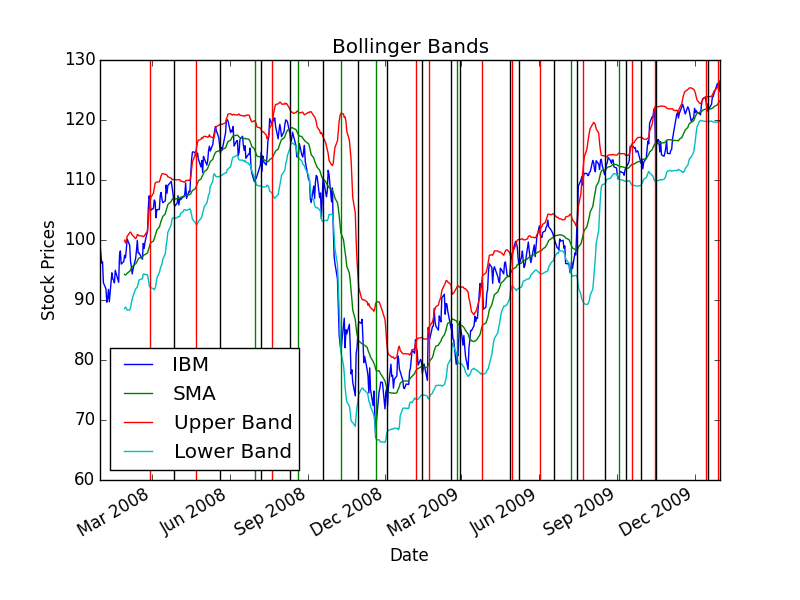

Reproduce this figure in Python.
"""MC2-P2: Technical Analysis Strategies."""
import os.path
import pandas as pd
import matplotlib.pyplot as plt
import numpy as np
from datetime import date

from numpy import convolve

# import from the previous projects
from util import get_data, plot_data 
from marketsim import compute_portvals
from portfolio.analysis import get_portfolio_value, get_portfolio_stats

filename = "orders.txt"

def plot_bollinger_data(df, symbols, window, title="Bollinger Bands", xlabel="Date", ylabel="Stock Prices"):
    if os.path.exists(filename):
        os.remove(filename);
    file = open(filename, 'w+')
    ax = df.plot(title=title)
    ax.set_xlabel(xlabel)
    ax.set_ylabel(ylabel)
    long_entry = False
    short_entry = False
    index = 0
    currentCash = 10000
    currentLongStock = 0
    currentShortStock = 0
    file.write("Date,Symbol,Order,Shares\n")
    while index < len(df.index):
        
        if(index > window):
            if(df[symbols][index - 1] < df['Lower Band'][index - 1] and df[symbols][index] > df['Lower Band'][index] and not long_entry):
                plt.axvline(df.index[index], color='g')
                currentCash -= 100*df[symbols][index]
                currentLongStock += 100
                file.write(str(df.index[index].date())+","+symbols+",BUY,100\n")
                long_entry = True
            elif(df[symbols][index - 1] < df['SMA'][index - 1] and df[symbols][index] > df['SMA'][index] and long_entry):
                plt.axvline(df.index[index], color='k')
                currentCash += currentLongStock*df[symbols][index]
                file.write(str(df.index[index].date())+","+symbols+",SELL,"+str(currentLongStock)+"\n")
                currentLongStock = 0
                long_entry = False
            elif(df[symbols][index - 1] > df['Upper Band'][index - 1] and df[symbols][index] < df['Upper Band'][index] and not short_entry):
                plt.axvline(str(df.index[index]), color='r')
                currentCash += 100*df[symbols][index]
                file.write(str(df.index[index].date())+","+symbols+",SELL,100\n")
                currentShortStock += 100
                short_entry = True
            elif(df[symbols][index - 1] > df['SMA'][index - 1] and df[symbols][index] < df['SMA'][index] and short_entry):
                plt.axvline(df.index[index], color='k')
                currentCash -= currentShortStock*df[symbols][index]
                file.write(str(df.index[index].date())+","+symbols+",BUY,"+str(currentShortStock)+"\n")
                currentShortStock = 0
                short_entry = False

        index += 1
    file.close()
    plt.savefig('bollinger_strategy.png')

def plot_normalized_data(df, title="Daily portfolio values", xlabel="Date", ylabel="Normalized prices"):
    df = df / df.ix[0,:] 
    ax = df.plot(title=title)
    ax.set_xlabel(xlabel)
    ax.set_ylabel(ylabel)
    plt.savefig('bollinger_strategy_back_test.png')

def build_bollinger_band(symbols, start_date, end_date, window, start_val):
    dates = pd.date_range(start_date, end_date)
    prices_all = get_data([symbols], dates)  # automatically adds SPY
    prices = prices_all[symbols]  # only portfolio symbols
    SPY_prices = prices_all['SPY'] 
    sma = pd.rolling_mean(prices, window)

    sma_std = pd.rolling_std(prices, window)

    upper_band = sma + 2*sma_std
    lower_band = sma - 2*sma_std
    bollinger_df = pd.DataFrame(prices)
    bollinger_df['SMA'] = sma
    bollinger_df['Upper Band'] = upper_band
    bollinger_df['Lower Band'] = lower_band
    plot_bollinger_data(bollinger_df, symbols, window)

    # Process orders
    portvals = compute_portvals(start_date, end_date, filename, start_val)
    if isinstance(portvals, pd.DataFrame):
        portvals = portvals[portvals.columns[0]]  # if a DataFrame is returned select the first column to get a Series

    df_portfolio = pd.DataFrame(SPY_prices)
    df_portfolio['Portfolio'] = portvals

    # Get portfolio stats
    cum_ret, avg_daily_ret, std_daily_ret, sharpe_ratio = get_portfolio_stats(portvals)

     # Simulate a $SPX-only reference portfolio to get stats
    prices_SPY = get_data(['SPY'], pd.date_range(start_date, end_date))
    prices_SPY = prices_SPY[['SPY']]  # remove SPY
    portvals_SPY = get_portfolio_value(prices_SPY, [1.0])
    cum_ret_SPY, avg_daily_ret_SPY, std_daily_ret_SPY, sharpe_ratio_SPY = get_portfolio_stats(portvals_SPY)

    # Compare portfolio against $SPX
    print "Data Range: {} to {}".format(start_date, end_date)
    print
    print "Sharpe Ratio of Fund: {}".format(sharpe_ratio)
    print "Sharpe Ratio of SPY: {}".format(sharpe_ratio_SPY)
    print
    print "Cumulative Return of Fund: {}".format(cum_ret)
    print "Cumulative Return of SPY: {}".format(cum_ret_SPY)
    print
    print "Standard Deviation of Fund: {}".format(std_daily_ret)
    print "Standard Deviation of SPY: {}".format(std_daily_ret_SPY)
    print
    print "Average Daily Return of Fund: {}".format(avg_daily_ret)
    print "Average Daily Return of SPY: {}".format(avg_daily_ret_SPY)
    print
    print "Final Portfolio Value: {}".format(portvals[-1])

    plot_normalized_data(df_portfolio)
    

def test_run():
    start_date = '2007-12-31' # Dec 31, 2007 
    end_date = '2009-12-31' # Dec 31, 2009
    build_bollinger_band('IBM', start_date, end_date, 20, 10000)   

if __name__ == "__main__":
    test_run()
